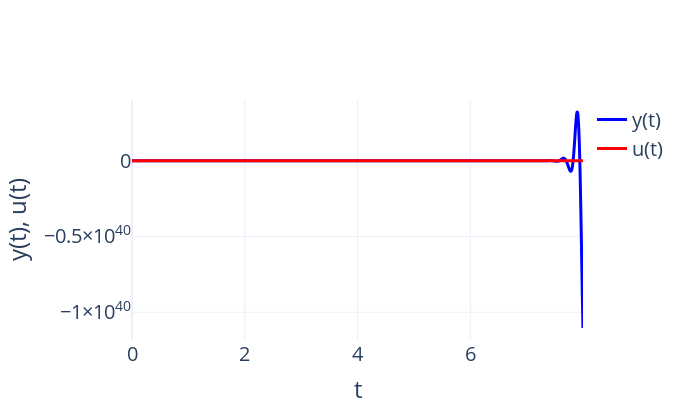

Notebook code for this chart:
### Code cell
# Plot solution using plotly
fig = go.Figure()
fig.add_trace(go.Scatter(x=ts, y=solution[:, 0], name='y(t)', line_shape='spline', line=dict(color='blue', width=3)))
fig.add_trace(go.Scatter(x=ts, y=[u0(t) for t in ts], name='u(t)', line_shape='spline', line=dict(color='red', width=3)))
fig.update_layout(xaxis_title='t', yaxis_title='y(t), u(t)')
fig.update_layout(template='plotly_white')
fig.update_layout(font=dict(size=20))
fig.update_layout(width=680, height=420)
fig.write_image('solution_second.pdf')
fig.show()

### Figure 1 — Plotly figure (JSON) as saved in the notebook; plotly's stock layout.template omitted (floating-point values rounded to 4 significant figures; data arrays with more than 128 entries replaced by an {"elided": "..."} marker saying what was removed)
{"data": [{"line": {"color": "blue", "shape": "spline", "width": 3}, "name": "y(t)", "type": "scatter", "x": {"elided": "8000 float values"}, "y": {"elided": "8000 float values"}}, {"line": {"color": "red", "shape": "spline", "width": 3}, "name": "u(t)", "type": "scatter", "x": {"elided": "8000 float values"}, "y": {"elided": "8000 int values"}}], "layout": {"font": {"size": 20}, "height": 420, "width": 680, "xaxis": {"title": {"text": "t"}}, "yaxis": {"title": {"text": "y(t), u(t)"}}}}
